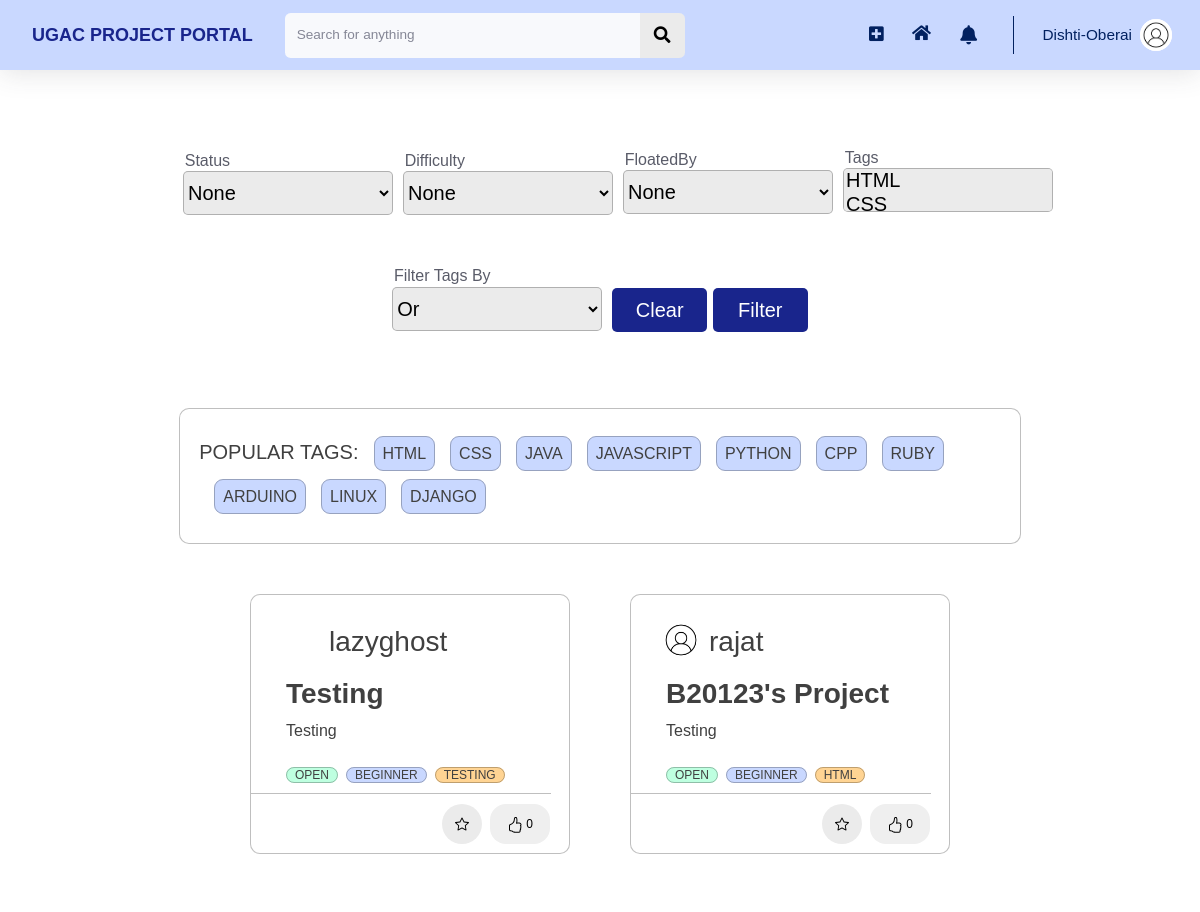
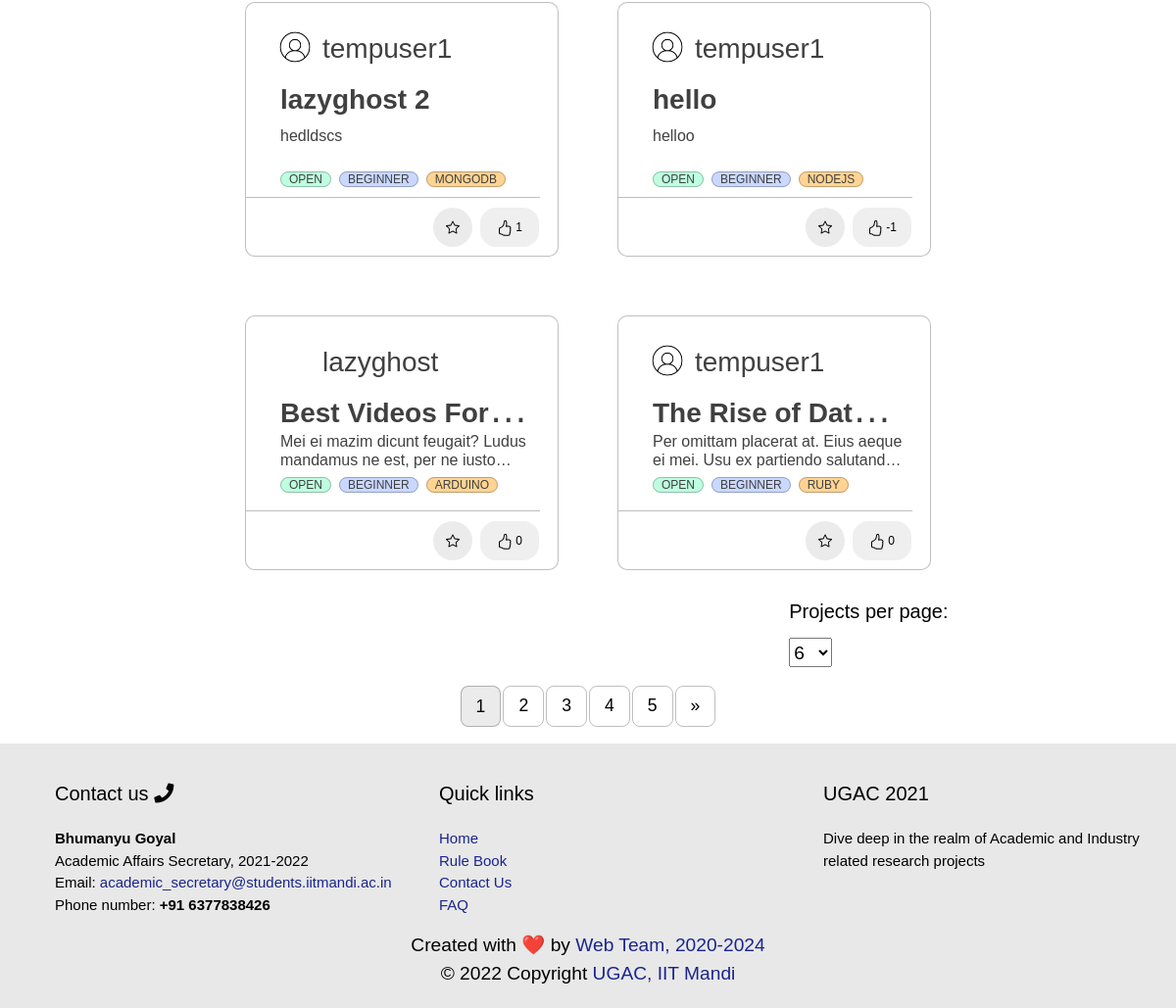
Page / (signed in) on the earlier database version (2 pictures, top to bottom).
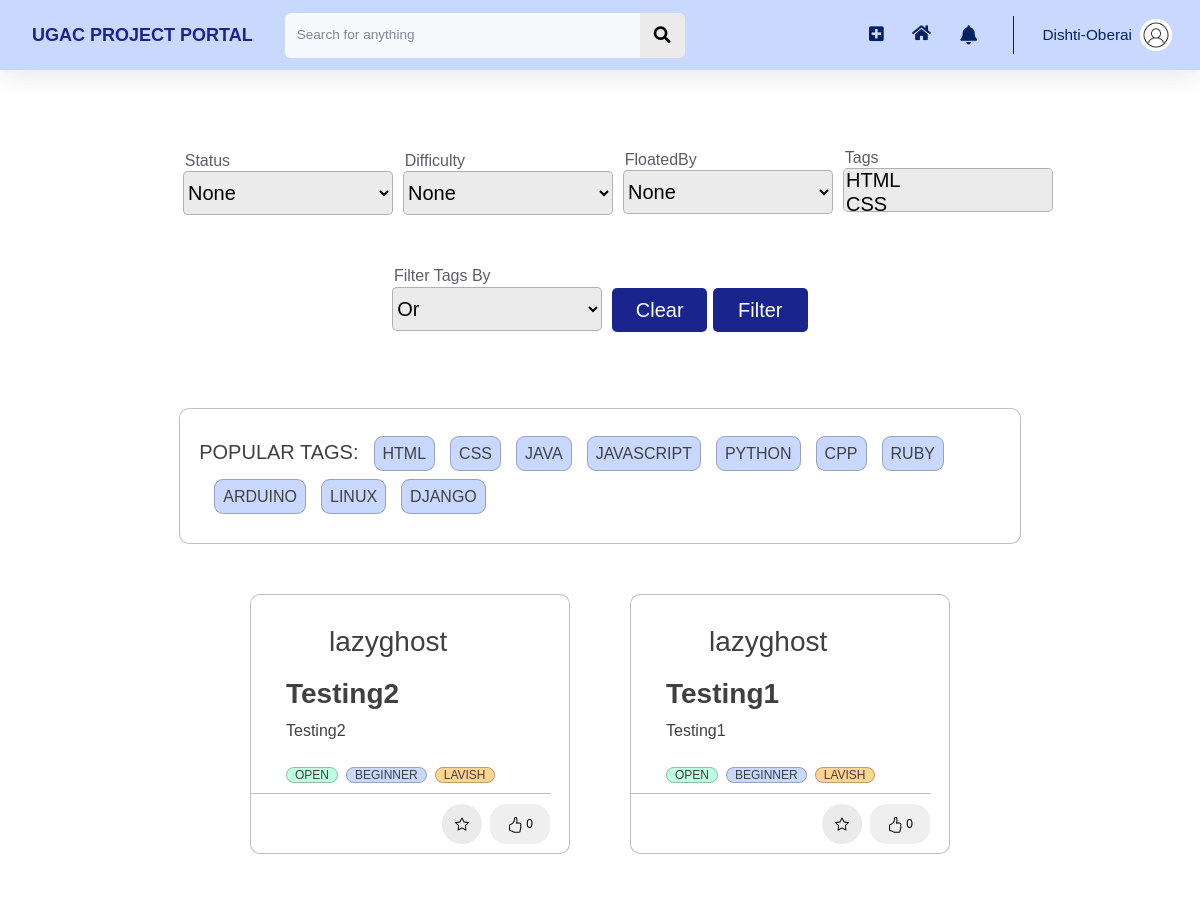
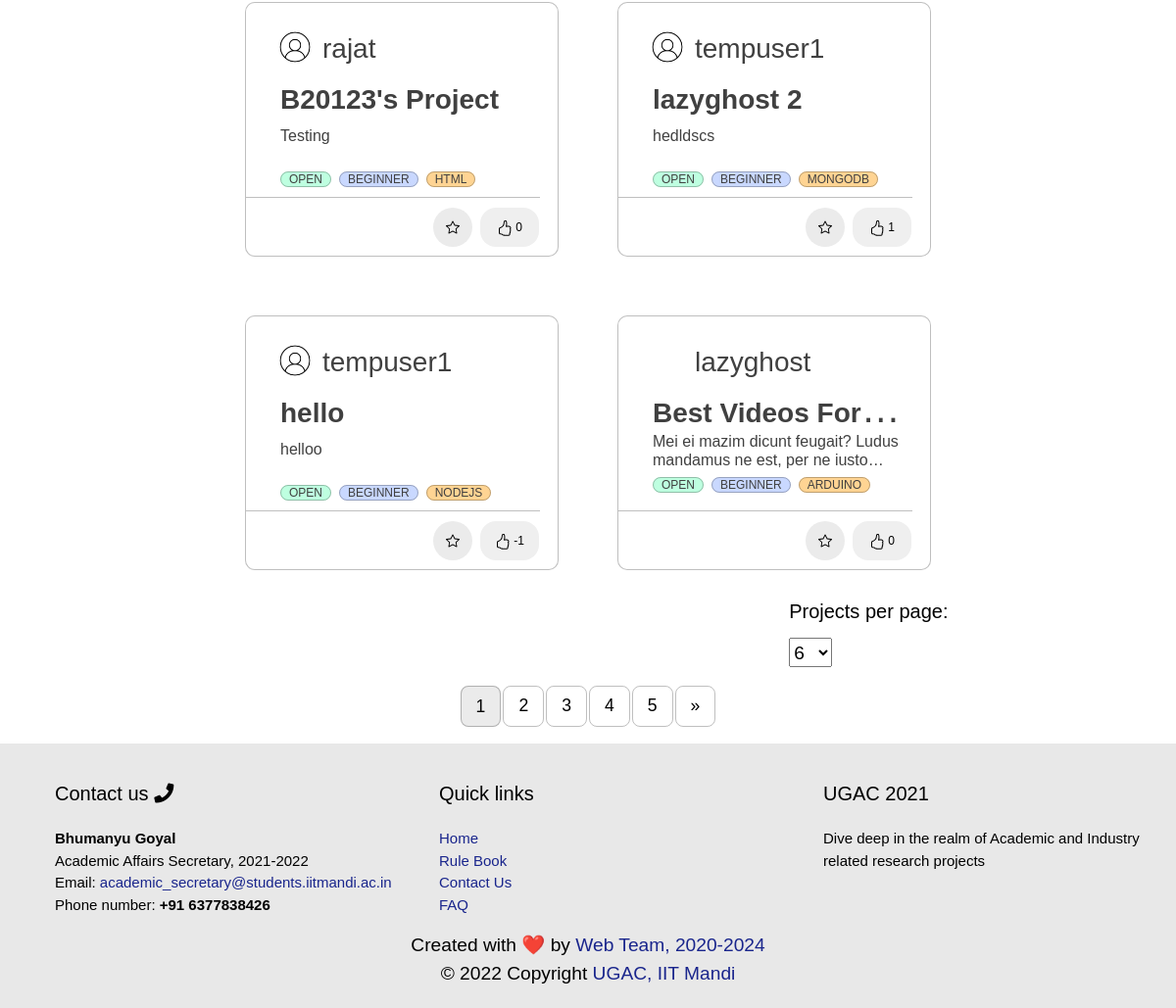
Same page on the later database version (2 pictures, top to bottom).
### home/models.py (models this page shows, shortened)
class Tag(models.Model):
    Title = models.CharField(max_length=20)
    def __str__(self):
        return f"{self.Title}"

class Project(models.Model):
    Title = models.CharField(max_length=100)
    Image = models.ImageField(default = 'images.jpeg', upload_to='project_pics', blank=True)
    Description = models.TextField()
    FloatedBy = models.ForeignKey(User, on_delete=models.CASCADE,related_name="FloatedBy")
    Mentors = models.ManyToManyField(User,related_name='Mentors')
    Status = models.CharField(max_length=10, choices=STATUS_CHOICES, default='Open')
    OpenedFor = models.CharField(max_length=300)
    Difficulty = models.CharField(max_length=15, choices=DIFFICULTY_CHOICES, default='Beginner')
    PreRequisite = models.TextField()
    Tags = models.ManyToManyField(Tag, related_name='Tags')
    Duration = models.CharField(max_length=30, choices=DURATION_CHOICES)
    DatePosted = models.DateTimeField(default = timezone.now)
    SelectionCriteria = models.TextField()
    Question = models.TextField()
    AlreadyApplied = models.ManyToManyField(User, related_name='AlreadyApplied', blank = True)
    Likes = models.IntegerField(default=0)

### users/models.py (models this page shows, shortened)
class Profile(models.Model):
    user = models.OneToOneField(User, on_delete=models.CASCADE)
    image = models.ImageField(default = 'default.jpg', upload_to='profile_pics', blank=True)
    rollno = models.CharField(max_length=10)
    year = models.CharField(max_length=30, choices = YEAR_CHOICES)
    branch = models.CharField(max_length=30, choices = BRANCH_CHOICES)
    techskills = models.ManyToManyField(Tag, related_name='techskills')
    starred_projects = models.ManyToManyField(Project, related_name='starred_projects', blank = True)
    liked_projects = models.ManyToManyField(Project, related_name='liked_projects', blank = True)
    cv = models.FileField(upload_to='resumes',validators=[FileExtensionValidator(allowed_extensions=['pdf'])])
    linked_in_link = models.CharField(blank=True, max_length=100)
    portfolio_link = models.CharField(blank=True, max_length=100)
    github_link = models.CharField(blank=True, max_length=100)

### home/decorators.py (the view)
    def wrap(request, *args, **kwargs):
        if check_user_profile(request.user):
            messages.error(request, 'Please complete your profile first.')
            return redirect(f'/profile/edit')
        else:
            return function(request, *args, **kwargs)

### functions.py (called while the page is built)
def get_filtered_projects(request, all_projects):
    myFilter = ProjectFilter(request.GET,queryset=all_projects)
    filtered_projects= myFilter.qs
    return filtered_projects

def get_most_common_tags(size):
    projects = Project.objects.all()
    tags = []
    for project in projects:
        project_tags = project.Tags.all()
        for project_tag in project_tags:
            tags.append(project_tag)
    return [x for x in Counter(tags)][:size]

def get_paginated_projects(request, projects):
    page = request.GET.get('page', 1)
    number_of_projects = request.GET.get('limit')
    if(number_of_projects==None):
        number_of_projects=6
    paginator = Paginator(projects, number_of_projects)
    try:
        paginated_projects = paginator.page(page)
    except PageNotAnInteger:
        paginated_projects = paginator.page(1)
    except EmptyPage:
        paginated_projects = paginator.page(paginator.num_pages)
    return paginated_projects

### home/templates/home/main.html (shortened to what the changed rows need)
{% extends 'home/base.html' %}
{% load static %}
{% load crispy_forms_tags %}
{% block customStylesheets %}
<link rel="stylesheet" type="text/css" href="{% static 'home/main.css' %}">
{% endblock customStylesheets %}
{% block content %}
{% block mainContentBlock %}
<div class="project_cards">
    <br>
    {% block filterBlock %}
    <br>
    {% endblock filterBlock %}
    {% block tagsBlock %}
        <div class = "blog-container" style="flex: 1 0 45%; margin: 2%; width: 82%; height: 5%; max-width: 82%; alignment: center; align-self: center; padding-top: 0px; margin-left: 9%;">
        <div class="blog-tags-a" style="margin-left: 2.25%; margin-top: 1%;">
        <br>
        <ul>
            {% for tag in common_tags %}
                <li style="margin-left: 15px; margin-bottom: 20px;"><a href="/?Tags={{tag.id}}">{{ tag }}</a></li>
            {% endfor %}
        </ul>
        </div>
        </div>
    {% endblock tagsBlock %}
    {% block allProjectsBlock %}
    <div class="" style="display: flex; flex-wrap: wrap;justify-content:center;" id="all-projects">
        {% for project in projects %}
            <div id="projectNumber{{ project.id }}">
                <div class = "blog-container">
                    <div class="blog-header" style="display: flex; flex-wrap: wrap;">
                        <div class="blog-author--no-cover" style="background:url('{{project.FloatedBy.profile.image.url}}');background-size: cover; border-radius: 50%; display: inline-block;height: 40px;margin-right: 0.5rem;background-position: center;top: 8px;width: 40px; top: 27px; left: 28px; margin-top: 5px; ">
                        </div>
                        <span style="flex: 1 0 45%; ">
                            <h3 style="margin-top: 10px; color:#858796;"><a href="{% url 'profile' project.FloatedBy.id %}">{{project.FloatedBy}}</a></h3>
                        </span>
                    </div>
                    <div class="blog-body">
                        <div class="blog-title demo-a">
                            <h1><a href="/project/?project_id={{project.id}}">{{ project.Title }}</a></h1>
                        </div>
                        <div class="blog-summary demo-2">
                            <p>{{project.Description}}</p>
                        </div>
                        <div class="blog-tags">
                        <br class="main-br">
                            <ul>
                                <li><a href="/?Status={{project.Status}}">{{project.Status}}</a></li>
                                <li><a href="/?Difficulty={{project.Difficulty}}">{{project.Difficulty}}</a></li>
                                {% for tag in project.Tags.all %}
                                    {% if forloop.counter <= 4 %}
                                        <li>
                                            <a href="/?Tags={{tag.id}}">{{ tag }}</a>
                                        </li>
                                    {% endif %}
                                {% endfor %}
                            </ul>
                        </div>
                    </div>
                    <hr class="main-page-hr" >
                    <div class="blog-footer">
                        <ul>
                            <li>
                                {% if project.id not in projects_id.4 %}
                                    <button class="btn btn-primary btn-circle btn-block task" style="margin-left: 700px;" task = "Star" project_id={{project.id}} page_number={{projects.number}}>
                                    </button>
                                {% endif %}
                            </li>
                            <li>
                                {% if project.id not in projects_id.1 %}
                                    <button type="button" class="task" style="margin-right: 1.2rem; width: 60px;height:40px; border: none;border-radius: 16px;" task = "Like" project_id={{project.id}} page_number={{projects.number}}>
                                    {{project.Likes}}
                                    </button>
                                {% endif %}
                            </li>
                        </ul>
                    </div>
                </div>
            </div>
        {% endfor %}
    </div>
    {% with request.get_full_path as querystring %}
        <br><br><br>
    {%endwith%}
    {% endblock allProjectsBlock %}
        {% block paginationBlock %}
            {% with request.get_full_path as querystring %}
                {% if projects.has_other_pages %}
                    <ul class="pagination">
                        {% for i in projects.paginator.page_range %}
                            {% if projects.number == i %}
                                <li class = "selected">{{ i }}</li>
                            {% else %}
                                {% if 'Status' in querystring  or 'Difficulty' in querystring or 'limit' in querystring%}
                                    {% if 'page' in querystring %}
                                        <li><a href="{{ querystring|slice:":-1 " }}{{ i }}">{{i}}</a></li>
                                    {% else %}
                                        <li><a href="{{ querystring }}&page={{ i }}">{{i}}</a></li>
                                    {% endif %}
                                {% else %}
                                    <li><a href="/?page={{ i }}">{{i}}</a></li>
                                {% endif %}
                            {% endif %}
                        {% endfor %}
                        {% if projects.has_next %}
                            {% if 'Status' in querystring  or 'Difficulty' in querystring or 'limit' in querystring%}
                                {% if 'page' in querystring %}
                                    <li><a href="{{ querystring|slice:":-1 " }}{{ projects.next_page_number }}">&raquo;</a></li>
                                {% else %}
                                    <li><a href="{{ querystring }}&page={{ projects.next_page_number }}">&raquo;</a></li>
                                {% endif %}
                            {% else %}
                                <li><a href="/?page={{ projects.next_page_number }}">&raquo;</a></li>
                            {% endif %}
                        {% endif %}
                    </ul>
                {% endif %}
            {% endwith %}
        {% endblock paginationBlock %}
    {% endblock mainContentBlock %}
    {% endblock content %}

Differences in the rows shown:
removed Project: FloatedBy "lazyghost", Title "Testing", Description "Testing", Status "OPEN", Difficulty "BEGINNER", Likes "0"
no longer on this page (row unchanged): Tag: Title "TESTING", shown under "lazyghost"
no longer on this page (row unchanged): Project: FloatedBy.profile.image (placeholder picture), FloatedBy "tempuser1", Title "The Rise of…", Description "Per omittam placerat at. Eius aeque ei mei. Usu ex partiendo…", Status "OPEN", Difficulty "BEGINNER", Likes "0", Tag (Title "RUBY")
added Project: FloatedBy "lazyghost", Title "Testing2", Description "Testing2", Status "OPEN", Difficulty "BEGINNER", Likes "0"
now on this page (row unchanged): Tag: Title "LAVISH"
added Project: FloatedBy "lazyghost", Title "Testing1", Description "Testing1", Status "OPEN", Difficulty "BEGINNER", Likes "0"
